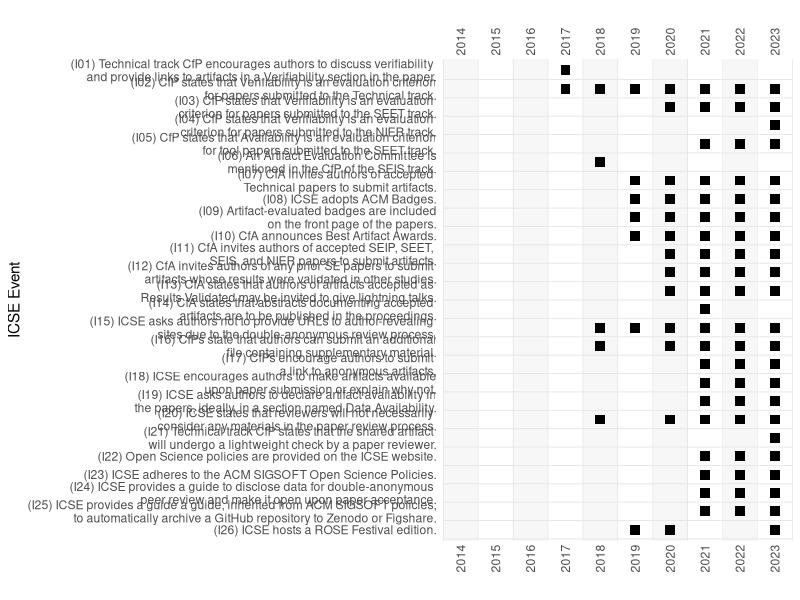

Recreate this plot in R.
# ICSE Timeline

required_packages <- c("ggplot2", "readxl", "rstudioapi")

installed_packages <- rownames(installed.packages())
for (pkg in required_packages) {
  if (!(pkg %in% installed_packages)) {
    install.packages(pkg)
  }
}

library(ggplot2)
library(rstudioapi)
library(readxl)

getwd()

if (!dir.exists("processed-data")) {
  this_file <- dirname(rstudioapi::getSourceEditorContext()$path)
  setwd(file.path(this_file, ".."))
  if (!dir.exists("processed-data")) {
    this_file <- dirname(rstudioapi::getSourceEditorContext()$path)
    setwd(file.path(this_file, ".."))
  }
}

getwd()

events <- read_excel("processed-data/dataset.xlsx", sheet = "ICSETimelineData")
events$Years <- strsplit(as.character(events$Years), ",")

timeline_data <- do.call(rbind, lapply(1:nrow(events), function(i) {
  data.frame(Event = events$Event[i],
             Year = as.numeric(events$Years[[i]]),
             stringsAsFactors = FALSE)
}))

timeline_data$Event <- factor(timeline_data$Event,
                              levels = rev(unique(timeline_data$Event)))

min_year <- 2014
max_year <- 2023
year_breaks <- seq(min_year, max_year, by = 1)

bg_data <- data.frame(
  xmin = year_breaks - 0.5,
  xmax = year_breaks + 0.5,
  fill = factor((year_breaks - min_year) %% 2)
)


p <- ggplot(timeline_data, aes(x = Year, y = Event)) +
  

  geom_rect(
    data = bg_data,
    aes(xmin = xmin, xmax = xmax, ymin = -Inf, ymax = Inf, fill = fill),
    inherit.aes = FALSE,
    alpha = 0.15,
    color = NA
  ) +
  scale_fill_manual(values = c("gray80", "white")) +
  guides(fill = "none") +
  

  geom_point(size = 3, color = "black", shape = 15) +
  
  geom_hline(
    yintercept = seq_along(levels(timeline_data$Event)) - 0.5,
    color = "gray90",
    linewidth = 0.3
  ) +
  
  scale_x_continuous(
    breaks = year_breaks,
    limits = c(min_year - 0.5, max_year + 0.5),
    expand = c(0,0),
    sec.axis = dup_axis(name = "")
  ) +
  
  coord_cartesian(clip = "off") +
  
  theme_minimal() +
  theme(
    axis.text.x.bottom = element_text(angle = 90, hjust = 1,
                                      margin = margin(t = 0), vjust = 0.5),
    axis.text.x.top    = element_text(angle = 90, hjust = 0,
                                      margin = margin(b = 0), vjust = 0.5),
    legend.position = "none",
    panel.grid.major.x = element_blank(),
    panel.grid.major.y = element_blank(),
    panel.grid.minor.x = element_line(color = "gray90"),
    plot.background = element_rect(fill = "white", color = "white")
  ) +
  labs(x = "", y = "ICSE Event")


if (!dir.exists("outputs")) {
  dir.create("outputs")
}


#ggsave("outputs/F03-ICSE-timeline.jpg", plot = p, width = 6.9, height = 11, dpi = 300)
ggsave("outputs/F03-ICSE-timeline.pdf", plot = p, width = 6.9, height = 11)
getwd()
